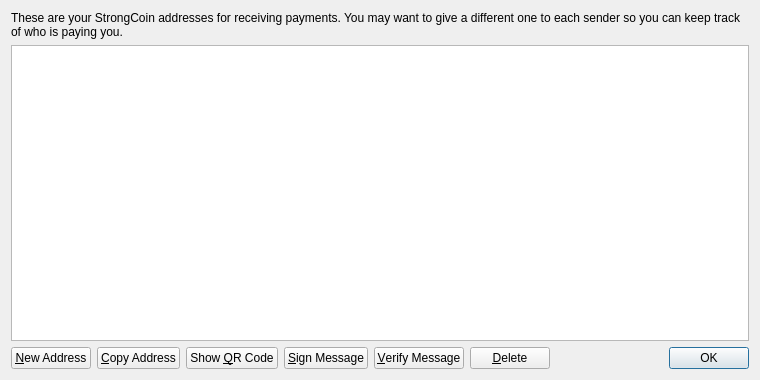
<?xml version="1.0" encoding="UTF-8"?>
<ui version="4.0">
 <class>AddressBookPage</class>
 <widget class="QWidget" name="AddressBookPage">
  <property name="geometry">
   <rect>
    <x>0</x>
    <y>0</y>
    <width>760</width>
    <height>380</height>
   </rect>
  </property>
  <property name="windowTitle">
   <string>Address Book</string>
  </property>
  <layout class="QVBoxLayout" name="verticalLayout">
   <item>
    <widget class="QLabel" name="labelExplanation">
     <property name="text">
      <string>These are your StrongCoin addresses for receiving payments. You may want to give a different one to each sender so you can keep track of who is paying you.</string>
     </property>
     <property name="textFormat">
      <enum>Qt::PlainText</enum>
     </property>
     <property name="wordWrap">
      <bool>true</bool>
     </property>
    </widget>
   </item>
   <item>
    <widget class="QTableView" name="tableView">
     <property name="contextMenuPolicy">
      <enum>Qt::CustomContextMenu</enum>
     </property>
     <property name="toolTip">
      <string>Double-click to edit address or label</string>
     </property>
     <property name="tabKeyNavigation">
      <bool>false</bool>
     </property>
     <property name="alternatingRowColors">
      <bool>true</bool>
     </property>
     <property name="selectionMode">
      <enum>QAbstractItemView::SingleSelection</enum>
     </property>
     <property name="selectionBehavior">
      <enum>QAbstractItemView::SelectRows</enum>
     </property>
     <property name="sortingEnabled">
      <bool>true</bool>
     </property>
     <attribute name="verticalHeaderVisible">
      <bool>false</bool>
     </attribute>
    </widget>
   </item>
   <item>
    <layout class="QHBoxLayout" name="horizontalLayout">
     <item>
      <widget class="QPushButton" name="newAddressButton">
       <property name="toolTip">
        <string>Create a new address</string>
       </property>
       <property name="text">
        <string>&amp;New Address</string>
       </property>
       <property name="icon">
        <iconset resource="../bitcoin.qrc">
         <normaloff>:/icons/add</normaloff>:/icons/add</iconset>
       </property>
      </widget>
     </item>
     <item>
      <widget class="QPushButton" name="copyToClipboard">
       <property name="toolTip">
        <string>Copy the currently selected address to the system clipboard</string>
       </property>
       <property name="text">
        <string>&amp;Copy Address</string>
       </property>
       <property name="icon">
        <iconset resource="../bitcoin.qrc">
         <normaloff>:/icons/editcopy</normaloff>:/icons/editcopy</iconset>
       </property>
      </widget>
     </item>
     <item>
      <widget class="QPushButton" name="showQRCode">
       <property name="text">
        <string>Show &amp;QR Code</string>
       </property>
       <property name="icon">
        <iconset resource="../bitcoin.qrc">
         <normaloff>:/icons/qrcode</normaloff>:/icons/qrcode</iconset>
       </property>
      </widget>
     </item>
     <item>
      <widget class="QPushButton" name="signMessage">
       <property name="toolTip">
        <string>Sign a message to prove you own a Bitcoin address</string>
       </property>
       <property name="text">
        <string>&amp;Sign Message</string>
       </property>
       <property name="icon">
        <iconset resource="../bitcoin.qrc">
         <normaloff>:/icons/edit</normaloff>:/icons/edit</iconset>
       </property>
      </widget>
     </item>
     <item>
      <widget class="QPushButton" name="verifyMessage">
       <property name="toolTip">
        <string>Verify a message to ensure it was signed with a specified Bitcoin address</string>
       </property>
       <property name="text">
        <string>&amp;Verify Message</string>
       </property>
       <property name="icon">
        <iconset resource="../bitcoin.qrc">
         <normaloff>:/icons/transaction_0</normaloff>:/icons/transaction_0</iconset>
       </property>
      </widget>
     </item>
     <item>
      <widget class="QPushButton" name="deleteButton">
       <property name="toolTip">
        <string>Delete the currently selected address from the list. Only sending addresses can be deleted.</string>
       </property>
       <property name="text">
        <string>&amp;Delete</string>
       </property>
       <property name="icon">
        <iconset resource="../bitcoin.qrc">
         <normaloff>:/icons/remove</normaloff>:/icons/remove</iconset>
       </property>
      </widget>
     </item>
     <item>
      <spacer name="horizontalSpacer">
       <property name="orientation">
        <enum>Qt::Horizontal</enum>
       </property>
       <property name="sizeHint" stdset="0">
        <size>
         <width>40</width>
         <height>20</height>
        </size>
       </property>
      </spacer>
     </item>
     <item>
      <widget class="QDialogButtonBox" name="buttonBox">
       <property name="sizePolicy">
        <sizepolicy hsizetype="Maximum" vsizetype="Fixed">
         <horstretch>0</horstretch>
         <verstretch>0</verstretch>
        </sizepolicy>
       </property>
       <property name="standardButtons">
        <set>QDialogButtonBox::Ok</set>
       </property>
      </widget>
     </item>
    </layout>
   </item>
  </layout>
 </widget>
 <resources>
  <include location="../bitcoin.qrc"/>
 </resources>
 <connections/>
</ui>
